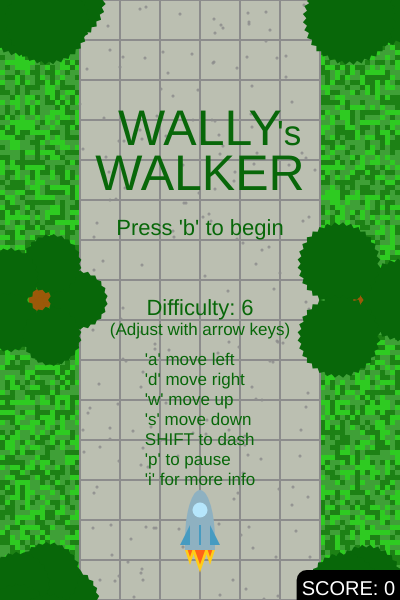
Frame 1 (no input)
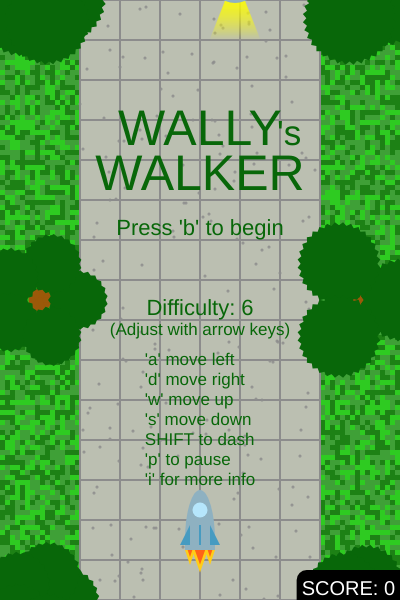
Frame 60 (no input)
Frame 120 (the mouse pressed at the canvas centre since frame 60): identical to frame 60, image omitted

The p5.js sketch that drew these frames (run headless with seeded random() and noise() and a simulated clock; from frame 60 on, the mouse is pressed at the canvas centre):

// p5.js sketch
// ── sketch.js
let debugFloat;
//Manage cheats and related
let cheats = false; //Prevents a collision from ending game
const codes = [ //All the cheatcodes to enable certain effects
  ['h', 'e', 'l', 'p'],
  ['s', 't', 'o', 'r', 'm'],
  ['l', 'a', 's', 'e', 'r'],
  ['s', 't', 'r', 'o', 'b', 'e'],
  ['a', 'r', 'r', 'o', 'w'],
  ['d', 'o', 'n', 'e'],
  ['b', 'u', 'b', 'b', 'l', 'e'],
  ['c', 'h', 'e', 'c', 'k', 'e', 'r', 's'],
  ['s', 'm', 'a', 'l', 'l'],
  ['h', 'o', 'l', 'e', 's'],
  ['c', 'h', 'e', 's', 's'],
  ['a', 'u', 't', 'o']
];
let cheatCodeCounters = new Array(codes.length); //Counters for how many letters of each above cheat code have been entered in succession
let cheatCodeEffects = new Array(codes.length); //Keeps track of which effects have been activated
let bubble = false;  //Assist bubble effect toggling
let oldTarget = 99; //Determines the pedestrian auto-pilot target

//Initialise movement variables
const speed = 5;
let scrollRate = 0;

//Initialise game-flow variables
let difficulty = 6; //Set number of pedestrians on-screen
let initialDifficulty; //recorded to switch back to when 'storm' cheat turned off
let score = 0; //Track number of yellow stars picked up & asteroids shot
let highScore = 0; //Track best score across multiple restarts (not re-runs)

//Manage game-state and overlays
let textStartY = 150; //Control scrolling on info screen
let titleColour; //Depending on stage, use black or white for titles
let gameInfo = false;
let gameStarted = false; //Variable to control initial play
let gameStartUp = false; //Variable to start movement initially
let gamePaused = false; //Variable to stop/start movement
let gameOver = false; //Variable to stop movement and tint red
let gameWon = false; //Variable to display Done screen
let gameContinued = false; //Variable to remove Done screen and keep going

//Manage specifically end of game animation overlay
let explosionRadius = 15;
let gameOverQuantity = 1;
let framesSinceGameOver;

//Track chosen framerate
let frameRateSelected = 60;

//Initialise grass and related
let grassWidth = 5;
let grassColour = ["#3FA037", "#1D8115", "#2ECB21"]; //Colour: 3 different shades of green
let grass; //Array: of rows, with columns, with x,y,colour

//Initialise pavement and related
const pavementWidth = 40;
let pavementColour = ["#BBBFB1", "#8C8C8C"]; //Colour: Light gray and Dark gray
let pavement; //Array: of rows, with columns, with x,y
let pavementSpecks; //Array: of 200 particles with x,y
let bubbleSize = 1.4; //Value for size of bubble pavement
let patterning = 1; //Used for chess, checkers and strobe effects

//Initialise trees and related
let treeColour = ["#9B5909", "#086709"]; //Colour: Trunk brown, Leaf green
let trees; //Array: of rows, with columns, with x,y,velocityX,velocityY,scale,bulbs,radius
let jitter = 0; //When enabled, places trees in imperfect rows for style

//Initialise player and related
let player = new Array(12); //Array: with x,y,velocityX,velocityY,height,width
let flameColour = ["#FFCD17", "#FF6517", "#06CECC"];
// let window = true; //Control whether to draw window (depending on size)
let bullet = new Array(9); //Manage bullet charactistics
let charging = false; //Manage size of bullet
// let portal = new int[2][3]; //Manage animation for player dash
let portal = new Array(2);
for (let i = 0; i < portal.length; i++) {
  portal[i] = new Array(3);
}
let crosshairMax = 15; //Value for drawing teleport crosshair
let crosshairMin = 7; //Value for drawing teleport crosshair
let targeting = false;
let teleportNow = false;

//Initialise pedestrians and related
let pedestrianColour = ["#818181", "#AAAAAA", "#797979"]; //Colour: 3 different shades of grey
let pedestrianFlameColour = ["#FFCD17", "#F2822C"];
let pedestrians; //Array: of 6 pedestrians with x,y,width,speed,colour
let pedestrianWidthMultiplier = 1; //Increases size based on score
let maxPedestrianWidth; //Introduce maximum regardless of score

//Initialise powerup and related
let powerupRadius = 20;
let powerupColour = ["#CECB06", "#08CE06", "#06CECC", "#FF0000"]; //Colour: Bright Lightning yellow, Fluro-green, Electric blue, Red
let powerups; //Array: of 3 powerup objects, with x,y,eatenStatus,colour
let powerupSlow = 0; //Countdown, effect is active while >0
let powerupShield = 0; //Countdown, effect is active while >0
let powerupSmall = -1; //Countdown, effect is active while >0
let luck;

function setup() {
  createCanvas(400, 600);
  //Populate arrays
  populateGrass();
  populatePavement();
  populatePavementSpecks();
  populateTrees();
  populatePlayer();
  populatePedestrians();
  populatePowerups();
}

function draw() {
  // console.log(frameRate);
  //Draw major game components
  drawGrass();
  drawPavement();
  drawPavementSpecks();
  managePowerups();
  managePlayer();
  managePedestrians();
  manageTrees();
  //Manage game flow
  manageGameState();
  managePowerupBars();
  manageCheatcodes();
  manageColourScheme();
  manageOverlays();
  drawScore();
  //Debug
  if (debugFloat != 0) text(debugFloat, width/2, height/2);
}

function populateGrass() {
  //Populate grass array
  // grass = new int[height/grassWidth + 1][width/grassWidth][3];
  grass = new Array(height/grassWidth + 1);
  for (let i = 0; i < grass.length; i++) {
    grass[i] = new Array(width/grassWidth);
    for (let j = 0; j < grass[i].length; j++) {
      grass[i][j] = new Array(3);
      grass[i][j][0] = j*grassWidth; //x-value
      grass[i][j][1] = i*grassWidth; //y-value
      grass[i][j][2] = Math.floor(random(grassColour.length)); //colour-index
    }
  }
}

function populatePavement() {
  //Populate pavement array
  let pavementTotalWidth = ((width*3)/5);
  // pavement = new int[height/pavementWidth + 1][pavementTotalWidth/pavementWidth][3];
  pavement = new Array(height/pavementWidth + 1);
  //For pavement rows
  for (let i = 0; i < pavement.length; i++) {
    pavement[i] = new Array(pavementTotalWidth/pavementWidth);
    //For pavement columns
    for (let j = 0; j < pavement[i].length; j++) {
      pavement[i][j] = new Array(3);
      pavement[i][j][0] = width/5 + j * pavementWidth; //x-value
      pavement[i][j][1] = i * pavementWidth; //y-value
      pavement[i][j][2] = Math.floor(random(10)); //whether to draw or not when in holes mode
    }
  }
}

function populatePavementSpecks() {
  //Populate pavementSpecks array
  let numberOfSpecks = 200;
  // pavementSpecks = new int[numberOfSpecks][2];
  pavementSpecks = new Array(numberOfSpecks);
  //For each pavement speck
  for (let i = 0; i < pavementSpecks.length; i++) {
    pavementSpecks[i] = new Array(2);
    pavementSpecks[i][0] = Math.floor(random(width*1/5, width*4/5));//x-coord
    pavementSpecks[i][1] = Math.floor(random(height));//y-coord
  }
}

function populateTrees() {
  //Populate trees array
  let rowsOfTrees = 4;
  let columnsOfTrees = 2;
  // trees = new int[rowsOfTrees][columnsOfTrees][6];
  trees = new Array(rowsOfTrees);
  //For each row of trees
  for (let i = 0; i < trees.length; i++) {
    trees[i] = new Array(columnsOfTrees);
    //For each column of trees
    for (let j = 0; j < trees[i].length; j++) {
      trees[i][j] = new Array(6);
      trees[i][j][0] = width*(8*j+1)/10; //x-coord
      trees[i][j][1] = i*height/2; //y-coord
      trees[i][j][2] = Math.floor(random(10, 40)); //scale
      trees[i][j][3] = Math.floor(random(3, 7)); //bulbs
      trees[i][j][4] = Math.floor(random(20, 50)); //radius
      trees[i][j][5] = 0; 
    }
  }
}

function populatePlayer() {
  //Populate player array
  player[0] = width/2; //x-coord
  player[1] = height*9/10; //y-coord
  player[2] = 0; //velocityX
  player[3] = 0; //velocityY
  player[4] = width/10; //player width
  player[5] = Math.floor(height*(70/600.0)); //player height
  player[6] = player[4]; //saves initial width
  player[7] = player[5]; //saves initial height
  player[8] = player[0]; //teleport target x-coord
  player[9] = player[1]; //teleport target y-coord
  player[10] = 0; //teleport target velocityX
  player[11] = 0; //teleport target velocityY
  //Populate bullet array
  bullet[0] = 0;
  bullet[1] = -height; //start player's bullet out of view
  bullet[2] = 0;
  bullet[3] = 0;
  bullet[4] = 0;
  bullet[5] = 0;
  bullet[6] = 0;
  bullet[7] = 0;
  bullet[8] = 0;
}

function populatePedestrians() {
  //Populate pedestrians array
  // pedestrians = new int[difficulty][6];
  pedestrians = new Array(difficulty);
  //For each pedestrian
  for (let i = 0; i < pedestrians.length; i++) {
    pedestrians[i] = new Array(6);
    pedestrians[i][0] = 0;
    pedestrians[i][1] = 2*height; //Starting off the screen immediately activate's re-roll by managePedestrians()
    pedestrians[i][3] = 0;
    pedestrians[i][2] = 0;
    pedestrians[i][4] = 0;
    pedestrians[i][5] = 0;
  }
}

function populatePowerups() {
  //Populate powerups array
  let powerupQuantity = 3;
  // powerups = new int[powerupQuantity][4];
  powerups = new Array(powerupQuantity);
  //For each powerup (coke no sugar)
  for (let i = 0; i < powerups.length; i++) {
    powerups[i] = new Array(4);
    powerups[i][1] = -height; //y-coord
  }
}

function drawGrass() {
  background(grassColour[1]);
  //Iterate through each row of grass
  for (let i = 0; i < grass.length; i++) {
    //Iterate through each column of grass
    for (let j = 0; j < grass[i].length; j++) {
      //Draw grass (use a circle in bubble mode, a square elsewhere)
      noStroke();
      fill(grassColour[grass[i][j][2]]);
      if (bubble) {
        circle(grass[i][j][0], grass[i][j][1], grassWidth);
      } else {
        square(grass[i][j][0], grass[i][j][1], grassWidth);
      }
      //Increment downward by scrollRate
      grass[i][j][1] += scrollRate;
      //Re-roll at bottom (move to top)
      if (grass[i][j][1] >= height) {
        grass[i][j][1] = -grassWidth; //y-coord
        grass[i][j][2] = Math.floor(random(grassColour.length)); //colour
      }
    }
  }
}

function drawPavement() {
  //When in chessboard mode, draw the black tiles
  if (cheatCodeEffects[10]) {
    fill("#000000");
    rect(width/5, 0, width*3/5, height);
  }
  //Iterate through each row of pavers
  for (let i = 0; i < pavement.length; i++) {
    //Iterate through each column of pavers
    for (let j = 0; j < pavement[i].length; j++) {
      //Draw pavement
      let coolPatterns = [2, 3, 6, 6]; //list of integers that create interesting patterns in strobe mode
      if (frameCount % 4 == 0 && scrollRate != 0) { //reroll patterning value every couple of frames (only used in strobe)
        patterning = (cheatCodeEffects[3]) ? coolPatterns[Math.floor(random(4))] : (cheatCodeEffects[7]) ? 2 : 1;
      }
      fill(pavementColour[0]);
      stroke(pavementColour[1]);
      strokeWeight(2);
      //determine whether to draw a tile in holes mode (using random generated value for each paver)
      let drawTile = (cheatCodeEffects[9]) ? (pavement[i][j][2] > 5) : true;
      //if drawTile is true, and if the tile's x and y positions fit the patterning value, draw the tile
      if (((j%patterning == 0 && i%patterning == 0) || (j%patterning == 1 && i%patterning == 1)) && drawTile) {
        //use a circle in bubble mode, otherwise use a square
        if (bubble) {
          circle(pavement[i][j][0] + pavementWidth/2, pavement[i][j][1] + pavementWidth/2, pavementWidth * bubbleSize);
          noFill();
        } else {
          square(pavement[i][j][0], pavement[i][j][1], pavementWidth);
        }
      }
      //Increment downward by scrollRate (evaluates to zero when scrolling is false, used throughout)
      pavement[i][j][1] += scrollRate;
      //Re-roll at bottom (move to top)
      if (pavement[i][j][1] >= height) {
        pavement[i][j][1] = -pavementWidth; //y-coord
        pavement[i][j][2] = Math.floor(random(10)); //holes random value
      }
    }
  }
}

function drawPavementSpecks() {
  //Iterate through each speck
  for (let i = 0; i < pavementSpecks.length; i++) {
    //Draw speck
    stroke(pavementColour[1]);
    circle(pavementSpecks[i][0], pavementSpecks[i][1], 1);
    //Increment downward by scrollRate
    pavementSpecks[i][1] += scrollRate;
    //Re-roll at bottom (move to top)
    if (pavementSpecks[i][1] >= height) {
      pavementSpecks[i][1] = -1; //y-coord
    }
  }
}

function manageTrees() {
  //Iterate through each row of trees
  for (let i = 0; i < trees.length; i++) {
    //Iterate through each column of trees
    for (let j = 0; j < trees[i].length; j++) {
      //Draw the tree by handing values to drawTree function
      drawTree(
        trees[i][j][0], trees[i][j][1] + trees[i][j][5],
        trees[i][j][2], trees[i][j][4], 
        trees[i][j][3]
        );
      //Increment downward by scrollRate
      trees[i][j][1] += scrollRate; //y-coord
      //Re-roll at bottom (move to top)
      if (trees[i][j][1] >= 4*height/3) {
        trees[i][j][1] = -height/3; //y-coord
        trees[i][j][2] = Math.floor(random(10, 40)); //scale
        trees[i][j][3] = Math.floor(random(3, 10)); //bulbs
        trees[i][j][4] = Math.floor(random(10, 80)); //branch radius
        trees[i][j][5] = Math.floor(random(-jitter, jitter)); //y-jitter
      }
    }
  }
}

function drawTree(x, y, scale, radius, bulbs) {
  //Draw trunk
  fill(treeColour[0]);
  noStroke();
  circle(x, y, scale);
  //Repeat for each bulb
  for (let i = 0; i < bulbs; i++) {
    //Calculate positions of bulbs/branches
    const angle = (i / (float)(bulbs)) * 2 * PI;
    const branchEndX = x+radius*cos(angle);
    const branchEndY = y-radius*sin(angle);
    //Draw branch
    stroke(treeColour[0]);
    strokeWeight(5);
    line(x, y, branchEndX, branchEndY);
    //Draw bulb
    noStroke();
    fill(treeColour[1]);
    star(branchEndX, branchEndY, (scale*1.3), (scale*1.2), Math.floor(scale));
  }
}

function managePlayer() {
  movePlayer(); //Updates position with velocity as governed by WASD
  moveAutopilotPlayer(); //Teleports horizontally to aim at nearest pedestrian, in auto mode
  moveTeleportTarget(); //Updates position with velocity as governed by LEFT,RIGHT,UP,DOWN
  drawTeleportTarget(); //Draws a crosshair at the teleport target
  drawPortal(); //Draws portals when player dash teleports
  drawBullet(); //Draws a bullet when player shoots
  drawPlayer(player[0], player[1]); //Draws the actual player, a rocketship
}

function movePlayer() {
  //set velocity to zero if gameState is stopped
  if (scrollRate == 0) player[2] = player[3] = 0;
  //when in slowmotion powerup, double speed to compensate
  if (powerupSlow > 0) {
    if (abs(player[2]) == scrollRate) player[2] *= 2;
    if (abs(player[3]) == scrollRate) player[3] *= 2;
  }
  //add x&y velocities to x&y coords, so long as within boundaries of wally's walks
  player[0] = Math.floor(within(player[0] + player[2], width/5 + player[4]/2, width*4/5 - player[4]/2));
  player[1] = Math.floor(within(player[1] + player[3], 0 + player[5]/2, height - player[5]/2));
}

function moveAutopilotPlayer() {
  if (cheatCodeEffects[11]) {
    //Calculate closest pedestrian
    let maxY = 0;
    for (let i = 0; i < pedestrians.length; i++) maxY = max(maxY, (pedestrians[i][1] < player[1]) ? pedestrians[i][1] : 0);
    //Get the x position of that pedestrian and move player directly in line
    for (let i = 0; i < pedestrians.length; i++) {
      //if this pedestrian matches the one selected earlier, teleport
      if (pedestrians[i][1] == maxY) {
        //control animation
        let autopilotTeleport = false;
        if (player[0] != pedestrians[i][0]) autopilotTeleport = true;
        if (autopilotTeleport) setPortal(1);
        player[0] = Math.floor(within(pedestrians[i][0], width*1/5, width*4/5));
        if (autopilotTeleport) setPortal(0);
        //shoot (condition makes sure only one bullet is fired per pedestrian, otherwise reload time breaks autopilot
        if (oldTarget != i) {
          bullet[0] = player[0]; //bullet x-coord = player x-coord
          bullet[1] = player[1]; //bullet y-coord = player y-coord
          bullet[3] = -scrollRate * 4; //bullet velocity (4x speed in autopilot mode)
          bullet[4] = 1; //'boolean'ish to control whether bullet is active
          oldTarget = i; //note down which pedestrian this was
        }
      }
    }
  }
}

function moveTeleportTarget() {
  //set velocity to zero if gameState is stopped
  if (scrollRate == 0) player[2] = player[3] = 0;
  //add x&y velocities to x&y coords, so long as within boundaries of wally's walks
  player[8] = Math.floor(within(player[8] + player[10], width/5 + crosshairMax, width*4/5 - crosshairMax));
  player[9] = Math.floor(within(player[9] + player[11], crosshairMax, height - crosshairMax));
}

function drawTeleportTarget() {
  //when playing is aiming the teleport crosshairs, draw them. otherwise, keep the crosshair location = to player location
  if (targeting) {
    strokeWeight(10);
    stroke("#00FF00");
    fill("#FF0000");
    point(player[8], player[9]);
    strokeWeight(4);
    line(player[8]+crosshairMin, player[9]+crosshairMin, player[8]+crosshairMax, player[9]+crosshairMax);
    line(player[8]+crosshairMin, player[9]-crosshairMin, player[8]+crosshairMax, player[9]-crosshairMax);
    line(player[8]-crosshairMin, player[9]+crosshairMin, player[8]-crosshairMax, player[9]+crosshairMax);
    line(player[8]-crosshairMin, player[9]-crosshairMin, player[8]-crosshairMax, player[9]-crosshairMax);
    noStroke();
  } else {
    player[8] = player[0];
    player[9] = player[1];
  }
  //when player actually hits teleport, draw animation and change x&y coords of player, turn off targeting
  if (teleportNow) {
    setPortal(1);
    player[0] = player[8];
    player[1] = player[9];
    setPortal(0);
    targeting = false;
    teleportNow = false;
  }
}

//doesn't really follow the order but makes more sense here than at the end (called by keyRelease() )
function setPortal(i) {
  //sets one of two portal locations
  portal[i][0] = player[0]; //x-coord
  portal[i][1] = player[1] - 10; //y-coord
  portal[i][2] = i * 10; //frame-wise countdown for animation
}

function drawPortal() {
  //if the first portal's countdown is active, draw a star (starts small, grows)
  if (portal[0][2] < 10) {
    fill("#FF00FF80"); //transparent purple
    star(portal[0][0], portal[0][1], scrollRate * portal[0][2], scrollRate * 0.8 * portal[0][2], 7);
    portal[0][2]++; //increase size
  }
  //if second portal's countdown is active, draw a star (starts big, shrinks)
  if (portal[1][2] > 0) {
    fill("#FF00FF80"); //transparent purple
    star(portal[1][0], portal[1][1], scrollRate * portal[1][2], scrollRate * 0.8 * portal[1][2], 7);
    portal[1][2]--; //decrease size
  }
}

//out of order again but makes more sense here, called by keyRelease()
function dashPlayer() {
  //Only if game moving
  if (scrollRate != 0) {
    //Draw exit portal
    setPortal(1);
    //Move player, depending on current velocity (if not moving, dash forward
    if (player[2] == 0 && player[3] == 0) {
      player[1] = max(player[1] - 30 * scrollRate, 0 + player[5]);
    } else {
      //otherwise, dash in direction of movement
      player[0] = Math.floor(within(player[0] + player[2] * 20, width/5 + player[4], width*4/5 - player[4]));
      player[1] = Math.floor(within(player[1] + player[3] * 20, 0 + player[5], height - player[5]));
    }
    //Draw entry portal
    setPortal(0);
  }
}

//Out of the order again but makes more sense here, called by keyRelease()
function shootBullet() {
  //Only allow shooting if bullet has travelled full screen (or hit something) and gameState is moving
  if (bullet[1] <= 0 && scrollRate != 0) {
    bullet[0] = player[0]; //x-coord
    bullet[1] = player[1]; //y-coord
    bullet[3] = -scrollRate * 2; //velocity
    bullet[4] = 1; //tracks whether to draw bullet or not (0 if it collides with something)
  }
}

function drawBullet() {
  //Increase bullet size while charging
  if (charging && scrollRate != 0) {
    bullet[8]++;
  }
  //If laser cheatcode enabled, draw a laser
  if (cheatCodeEffects[2]) {
    strokeWeight(max(20, bullet[8])/4);
    stroke(255, 0, 0);
    line(player[0], player[1], player[0], 0);
  } else {
    //Otherwise, if visible (that's what bullet[4] tracks) draw a normal bullet
    if (bullet[4] == 1) {
      //Change the colour of bullet depending on y-coord, for flash effect
      if (bullet[1]/30%2==0) {
        fill("#96A7AF");
      } else {
        fill("#B5E6FC");
      }
      //Actually draw the bullet circle (minimum size is 20)
      circle(bullet[0], bullet[1], max(20, bullet[8]));
    }
    //Draw shrinking explosion on collision sites (collision coords and frames stored in bullet array)
    if (bullet[7] > 0) {
      drawExplosion(bullet[5], bullet[6], bullet[7]*5, 7);
      bullet[7]--; //framecount for animation
    }
    //Move the bullet by it's velocity
    if (scrollRate != 0) {
      bullet[0] += bullet[2]; //Increase bullet X by bullet X velocity
      bullet[1] += bullet[3]; //Increase bullet Y by bullet Y velocity
    }
  }
}

function drawPlayer(x, y) {
  //calculate size of body (accounts for size changes)
  let bodyWidth = Math.floor(player[4] * 3.0/4);
  let bodyHeight = Math.floor(player[5] * 5.0/7);
  let bodyFactor = Math.floor(30.0/bodyWidth);
  noStroke();
  //Flames
  drawPlayerFlame(x, y, bodyWidth, bodyHeight, bodyFactor);
  //Main body:
  //Admittedly gross line, but replaces a bulky chunk of code, picks rocket body colour
  fill((powerupSmall > 0 && powerupSmall < 40 && frameCount/5%2==0 && !cheatCodeEffects[8] && scrollRate != 0) ? "#FFFFFF" : (cheats) ? "#BF1111" : "#8EB1C1");
  //^^if powerupSmall is running out, flash rocket white every few frames, otherwise if cheats are on use red, otherwise use steel blue
  //Decide the structure of the rocket (bubble and small mean some detail won't be drawn)
  if (bubble) {
    //Draw lots of circles to make an oval
    for (let i = 0; i < player[5] - bodyHeight*2/3; i++) {
      circle(x, y - i, bodyHeight*2/3);
    }
  } else {
    //Draw a pointy rocket ship arc
    arc(x, y, bodyWidth, bodyHeight * 2, -PI, 0, CLOSE);
    rect(x-bodyWidth/2, y, bodyWidth, bodyHeight/5);
    if (player[4] >= player[6]) { //if rocket is not in small mode, draw all the extra details (fins, window)
      //Fins
      fill("#469BC1"); //Colour: Steel-blue
      let finHeight = height/60;
      let finWidth = width/40;
      let finStart = -width/40;
      triangle(x-finStart, y-5-finHeight, x-finStart, y+5, x-finStart+finWidth, y+5);
      triangle(x+finStart, y-5-finHeight, x+finStart, y+5, x+finStart-finWidth, y+5);
      rect(x-1, y-15, 2, 20);
      //Window: Determine fill colour on whether bullet is reloaded
      fill((bullet[1] <= 0) ? "#B5E6FC" : "#FFFFFF");
      circle(x, y-30, 15);
    }
  }
  //Shield
  if (powerupShield > 0) { //If powerupShield is active, draw a shield around the player,
    fill((powerupShield < 90 && frameCount/10%2==0) ? "#0000FF00" : "#6000FF00"); //Flash when running out
    ellipse(x, y-5, player[4] * 2.375, player[5] * 1.35);
  }
}

function drawPlayerFlame(x, y, bodyWidth, bodyHeight, bodyFactor) {
  //calculate where the flames start (initial because the two layers of flames are drawn by changing the base)
  let initialFlameBaseY = (bodyFactor == 0) ? y : y + height/60/bodyFactor;
  //Draw two layers of flames using fairly ugly loop: loops through twice with the two colours of flames
  for (let flameBaseY = initialFlameBaseY; flameBaseY >= initialFlameBaseY - height/75; flameBaseY-=height/75) {
    //Calculate some flame positions
    let minorFlameEndY = flameBaseY + height/40 - player[3];
    let majorFlameEndY = flameBaseY + 3*height/80 - player[3];
    //Determine flame colour
    fill((flameBaseY == initialFlameBaseY) ? flameColour[0] : (powerupSlow > 0) ? flameColour[2] : flameColour[1]);
    //Determine flame shape
    if (bubble) {
      //Draw thick lines
      if (bodyFactor == 1) { //Only draw peripheral flames if body is full-sized
        stroke(flameColour[0]);
        strokeWeight(player[4]/4);
        line(x-5, y, x-5-player[2]/bodyFactor, minorFlameEndY);
        line(x+5, y, x+5-player[2]/bodyFactor, minorFlameEndY);
        noStroke();
      }
      //Draw main flame
      stroke(flameColour[1]);
      strokeWeight(player[4]/4);
      line(x, y, x-player[2]/bodyFactor, majorFlameEndY);
      noStroke();
    } else {
      //Draw actual triangles
      if (bodyFactor == 1) { //Only draw peripheral flames if body is full-sized
        triangle(x-bodyWidth/2, flameBaseY, x-5, flameBaseY, x-10-player[2]/bodyFactor, minorFlameEndY);
        triangle(x+bodyWidth/2, flameBaseY, x+5, flameBaseY, x+10-player[2]/bodyFactor, minorFlameEndY);
      }
      //Draw main flame
      triangle(x-8*bodyWidth/30.0, flameBaseY, x+8*bodyWidth/30.0, flameBaseY, x-player[2], majorFlameEndY);
    }
  }
}

function managePedestrians() {
  //Iterate through each of 6 pedestrians
  for (let i = 0; i < pedestrians.length; i++) {
    //Draw pedestrian
    drawPedestrian(
      pedestrians[i][0], pedestrians[i][1], //x,y
      pedestrians[i][2], pedestrians[i][4], //diameter, colourIndex
      pedestrians[i][5] //Random 0-9 (for special pedestrian draw)
      );
    //Increment downward by individual pedestrian's speed
    if (scrollRate != 0) pedestrians[i][1] += pedestrians[i][3];
    //Re-roll at bottom (move to top)
    if (pedestrians[i][1] - pedestrians[i][2] > height) {
      pedestrianWidthMultiplier = min(2, 1 + score/20.0); //increase average pedestrian size with score, cap at double size
      maxPedestrianWidth = pedestrianWidthMultiplier * width/16; //calculate the biggest a pedestrian can be (ufo will always have this width)
      const pedestrianWidth = Math.floor(random(pedestrianWidthMultiplier * width/40, maxPedestrianWidth)); //calculate a random width for this particular pedestrian
      pedestrians[i][0] = Math.floor(random(width*1/5 + pedestrianWidth, width*4/5 - pedestrianWidth)); //x-coord
      pedestrians[i][1] = Math.floor(random(-height, -pedestrianWidth)); //y-coord
      pedestrians[i][2] = pedestrianWidth; //width
      pedestrians[i][3] = Math.floor(random(scrollRate+1, 10)); //speed
      pedestrians[i][4] = Math.floor(random(pedestrianColour.length)); //colour
      pedestrians[i][5] = Math.floor(random(10)); //chance value for specialPedestrian (will be a UFO if this number is greater  than 7)
    }
    //Up-size the special UFO pedestrians to full size
    if (pedestrians[i][5] > 7) {
      pedestrians[i][2] = Math.floor(maxPedestrianWidth);
    }
    //Handle collisions (By checking position with four different booleans, and acting when all are true)
    let collision = determineCollision(
      pedestrians[i][0], pedestrians[i][1], pedestrians[i][2], pedestrians[i][2],
      player[0], player[1], player[4], player[5]
      );
    //End game if condition met: collision has just occurred and both shield and cheats are inactive
    if (collision && powerupShield <= 0 && !cheats) {
      gameOver = true; //displays game over screen and stops movement
      targeting = false; //makes sure teleport crosshairs are not visible
      managePlayerExplosion((player[0] + pedestrians[i][0])/2, (player[1] + pedestrians[i][1])/2); //draws explosion animation
    }
    //Handle near miss between player and pedestrian
    let nearMiss = determineCollision(
      pedestrians[i][0], pedestrians[i][1], Math.floor(pedestrians[i][2] * 2), Math.floor(pedestrians[i][2] * 1.5),
      player[0], player[1], player[4], player[5]
      );
    //Animation if nearMiss (little star like spark flying)
    if (nearMiss && !collision) {
      fill("#FFFFFF");
      star((player[0] + pedestrians[i][0])/2, (player[1] + pedestrians[i][1])/2, 20, 5, 4);
    }
    //Handle collision with bullet
    let shot = false;
    //if laser is active, pedestrians are 'shot' if just the x value matches up
    if (cheatCodeEffects[2]) {
      shot = dist(pedestrians[i][0], 0, player[0], 0) < (bullet[8]/4 + pedestrians[i][2])/2 && pedestrians[i][1] > 100;
    }
    //otherwise, if the bullet is normal and has been fired, pedestrians are 'shot if x and y values are near
    else if (bullet[4] == 1) {
      shot = dist(pedestrians[i][0], pedestrians[i][1], bullet[0], bullet[1]) < max(20, bullet[8]/2);
    }
    //Remove pedestrian if bullet collides with it
    if (shot) {
      //Just draw the animation if laser is active
      if (cheatCodeEffects[2]) {
        drawExplosion(pedestrians[i][0], pedestrians[i][1], 25, 7);
      } else {
        //If not a laser, manage bullet
        if (!cheatCodeEffects[4]) bullet[1] = -height; //Reset bullet y
        if (!cheatCodeEffects[4]) bullet[4] = 0; //Reset bullet velocity y
        bullet[5] = pedestrians[i][0]; //Multi-frame explosion location x
        bullet[6] = pedestrians[i][1]; //Multi-frame explosion location y
        bullet[7] = 10; //Set frame countdown for multi-frame explosion
        if (!cheatCodeEffects[4]) bullet[8] = 20; //Reset bullet charge size
        if (!cheatCodeEffects[4] || (cheatCodeEffects[4] && bullet[1] > 0)) score++; //Add a point
      }
      pedestrians[i][1] = 2 * height; //Re-roll shot pedestrian
    }
  }
}

function drawPedestrian(x, y, diameter, colourIndex, random) {
  //Draw pedestrian
  noStroke();
  //if random value is bigger than 7 (out of 10), draw a UFO instead
  if (random > 7 && !bubble) {
    drawPedestrianSpecial(x, y, diameter);
  } else {
    //otherwise, draw a normal asteroid
    y -= diameter/2;
    drawPedestrianFlames(x, y, diameter+10, y-diameter*2, y-diameter*4, diameter);
    // console.log(colourIndex);
    // console.log(pedestrianColour[colourIndex]);
    fill(pedestrianColour[colourIndex]);
    // fill("#ff0000");
    star(x, y+diameter/2, diameter, diameter*0.9, 10);
  }
}

function drawPedestrianFlames(baseX, baseY, baseWidth, minorEndY, majorEndY, gap) {
  //if bubble mode is on, draw thick lines as flames
  if (bubble) {
    stroke(flameColour[0]);
    strokeWeight(max(-baseWidth/2, baseWidth/2));
    line(baseX-baseWidth/3, baseY, baseX-baseWidth/3, minorEndY);
    line(baseX+baseWidth/3, baseY, baseX+baseWidth/3, minorEndY);
    stroke(flameColour[1]);
    line(baseX, baseY, baseX, majorEndY);
    noStroke();
  }
  //otherwise, draw triangles
  else {
    //Outer flames
    fill(pedestrianFlameColour[0]); //Colour: Yellow
    triangle(baseX+baseWidth/2, baseY, baseX, baseY, baseX+baseWidth/4, minorEndY);
    triangle(baseX-baseWidth/2, baseY, baseX, baseY, baseX-baseWidth/4, minorEndY);
    triangle(baseX-baseWidth/4, baseY, baseX+baseWidth/4, baseY, baseX, majorEndY);
    //Adjust for inner flames
    baseY+= gap;
    minorEndY += gap;
    majorEndY += gap;
    //Inner flames
    fill(pedestrianFlameColour[1]);
    triangle(baseX+baseWidth/2, baseY, baseX, baseY, baseX+baseWidth/4, minorEndY);
    triangle(baseX-baseWidth/2, baseY, baseX, baseY, baseX-baseWidth/4, minorEndY);
    triangle(baseX-baseWidth/4, baseY, baseX+baseWidth/4, baseY, baseX, majorEndY + gap);
  }
}

function drawPedestrianSpecial(x, y, diameter) {
  //Draw super cool light beam (with gradient transparency and increasing width)
  strokeWeight(2);
  let beamHeight = 5 * diameter / 2;
  let beamWidth1 = 0;
  let beamWidth2 = diameter * 2;
  for (let i = y; i <= y+beamHeight; i++) {
    //reminder: map converts a value within a range to a comparable value in a different range (like rescaling)
    let brightness = map(i, y, y+beamHeight, 255, 0); //convert progress in loop to a transparency alpha value
    let currentWidth = map(i, y, y+beamHeight, beamWidth1, beamWidth2); //convert progress in loop to beam width
    stroke(255, 255, 0, brightness);
    line(x-currentWidth/2, i, x+currentWidth/2, i);
  }
  //Draw main UFO body (grey disc,
  fill("#8EB1C1");
  circle(x, y, diameter*2);
  fill(0, 255, 255);
  circle(x, y, diameter);
  //Draw green light bulbs on UFO
  fill(0, 255, 0);
  let lights = 8;
  for (let i = 0; i < lights; i++) {
    //Calculate positions of UFO lights
    let angle = (i / (1.0 * lights)) * 2 * PI;
    let lightX = x+(diameter/2+diameter/4)*cos(angle);
    let lightY = y-(diameter/2+diameter/4)*sin(angle);
    //Draw a green circle
    circle(lightX, lightY, diameter/5.0);
  }
}

function managePlayerExplosion(x, y) {
  //Draw player death explosion (number of points increases with size)
  let points = min(explosionRadius/7, 7);
  drawExplosion(x, y, explosionRadius, points);
  //Increase size of explosion (up to a certain size)
  if (explosionRadius <= 70) explosionRadius *= 1.15;
}

function drawExplosion(x, y, size, points) {
  //Draw three stars of decreasing size on top of each other and increasing redness
  fill(flameColour[0]);
  star(x, y, size, size/2, points);
  fill(flameColour[1]);
  star(x, y, size*7/10, size*7/20, points);
  fill("#FF0000");
  star(x, y, size*3/10, size*3/20, points);
}

function managePowerups() {
  //Iterate through each of 3 powerup stars
  for (let i = 0; i < powerups.length; i++) {
    //Draw powerup if not eaten yet
    if (powerups[i][2] == 0) drawPowerup(powerups[i][0], powerups[i][1], powerups[i][3]);
    //Increment downward by scrollRate
    powerups[i][1] += scrollRate;
    //Re-roll at bottom (move to top)
    if (powerups[i][1] - powerupRadius >= height) {
      powerups[i][0] = Math.floor(random(width*1/5 + 2 * powerupRadius, width*4/5 - 2 * powerupRadius)); //x-coord
      powerups[i][1] = -powerupRadius; //y-coord
      powerups[i][2] = 0; //picked up or not
      powerups[i][3] = Math.floor(random(powerupColour.length)); //colour
    }
    //Handle collisions (By checking position with four different booleans, and acting when all are true)
    let collision = determineCollision(
      powerups[i][0], powerups[i][1], powerups[i][2], powerups[i][2],
      player[0], player[1], player[4], player[5]
      );
    //If there is a collision (i.e. the player picks up a powerup, determine which effect to apply
    if (collision) {
      //If a yellow star: Give player a point
      if (powerups[i][3] == 0 && powerups[i][2] == 0) score++;
      //If a green star: Activate shield
      if (powerups[i][3] == 1) powerupShield = 240;
      //If a blue star: Activate time-slow
      if (powerups[i][3] == 2) powerupSlow = 180;
      //If a red star: Change player size (Big/Small depends on luck)
      if (powerupSmall <= 0) luck = random(1); //Re-roll luck for size-change, but only once:
      //^this way, if the player picks up more red stars before the powerup runs out, they just increase their time, no risk
      if (powerups[i][3] == 3) powerupSmall = 180;
      //Register this powerup as being consumed (Resets during re-roll at bottom of screen)
      powerups[i][2] = 1;
    }
    //While powerupSlow is positive, reduce frameRate to 30 frames
    frameRateSelected = (powerupSlow > 0) ? 30 : 60;
    frameRate(frameRateSelected);
    //While powerupShield is positive, prevent game from ending
    if (powerupShield > 0) gameOver = false;
    //Control size based on powerupSmall and luck (where player[4]&[5] are current x&y dimensions, and [6]&[7] are original x&y dimensions
    player[4] = (powerupSmall < 0) ? player[6] : (luck >= 0.2) ? player[6]/2 : player[6];
    player[5] = (powerupSmall < 0) ? player[7] : (luck >= 0.2) ? player[7]/2 : Math.floor(player[7]*1.5);
  }
  //Each frame, deduct one from the respective timers (measured in frames not seconds) for each powerup
  if (scrollRate != 0) {
    powerupSlow--;
    powerupShield--;
    if (!cheatCodeEffects[8]) powerupSmall--; //Don't deduct when cheatCode SMALL is active
  }
}

function drawPowerup(x, y, colourIndex) {
  //Draw powerup
  fill(powerupColour[colourIndex]);
  noStroke();
  star(x, y, powerupRadius, powerupRadius/2, 5);
}

function manageGameState() {
  //Manage game startup, triggered by 'b' key
  if (gameStartUp) {
    //Record difficulty
    if (difficulty != 99) initialDifficulty = difficulty;
    //Set game states
    gameStarted = true;
    gameInfo = gameWon = gameContinued = gameStartUp = gameOver = false;
    //Manage specific gameover state controls
    framesSinceGameOver = 0;
    gameOverQuantity = 1;
    explosionRadius = 15;
    //Enable motion
    scrollRate = speed;
    //Disable residual cheats/powerups (important for restarts)
    cheatCodeEffects[2] = false; //Turn off laser
    cheatCodeEffects[9] = false; //Turn off holes
    powerupSlow = powerupShield = powerupSmall = -1;
    //Revert player, bullet, pedestrian & powerup positions
    player[0] = width/2;
    player[1] = height*9/10;
    bullet[1] = -height * 10;
    for (let i = 0; i < pedestrians.length; i++) pedestrians[i][1] = 2*height;
    for (let i = 0; i < powerups.length; i++) {
      powerups[i][0] = Math.floor(random(width*1/5, width*4/5)); //x-coord
      powerups[i][1] = Math.floor(random(-height, 0)); //y-coord
    }
    //Final preparations
    revertColourScheme();
    score = 0;
    populatePedestrians();
  }
  if (gameOver || gamePaused) {
    //Stop motion
    scrollRate = 0;
    //Disable time-slow
    powerupSlow = 0;
  }
  //Control game win
  if (score >= 25 && !gameWon && scrollRate != 0) gameWon = cheats = true;
  //Control grass size
  grassWidth = (bubble) ? 20 : 5;
}

//out of the order here, but makes more sense to me (called by keyPressed())
function returnToMenu() {
  setup();
  gameStarted = false;
  gameOver = false;
  highScore = score = 0;
}

function managePowerupBars() {
  let barY = 580;
  //Draw three bars, reducing y for the next bar only if it was drawn (so they stack nicely)
  if (powerupSlow > 0) {
    drawBar(20, barY, 100, powerupSlow, 180, "#06CECC");
    barY -= 30;
  }
  if (powerupSmall > 0) {
    drawBar(20, barY, 100, powerupSmall, 180, "#FF0000");
    barY -= 30;
  }
  if (powerupShield > 0) {
    drawBar(20, barY, 100, powerupShield, 240, "#00FF00");
  }
  //just incase, a noStroke so following visuals are unaffected
  noStroke();
}

function drawBar(x, y, lengthX, current, max, barColour) {
  //Draw full bar backdrop
  stroke(255);
  strokeWeight(20);
  line(x, y, x + lengthX, y);
  //Draw representative bar in foreground (never bigger than backdrop)
  stroke(barColour);
  strokeWeight(10);
  line(x, y, x + min(max, lengthX*((1.0 * current)/max)), y);
}

function manageCheatcodes() {
  //Go through each code and enable relevant effects
  for (let i = 0; i < codes.length; i++ ) {
    if (cheatCodeCounters[i] == codes[i].length) {
      //Toggle effect and reset counter
      cheatCodeEffects[i] = !cheatCodeEffects[i];
      cheatCodeCounters[i] = 0;
    }
  }
  //some cheat codes are more complex (i.e. aren't controlled by just a boolean):
  manageSpecificCheatCodes();
}

function manageSpecificCheatCodes() {
  //Manage help cheatcode
  if (cheatCodeEffects[0]) for (let i = 0; i < pedestrians.length; i++) pedestrians[i][1] = -Math.floor(random(height, height * 2));
  //Manage storm cheatcode
  if (cheatCodeEffects[1]) {
    if (difficulty == 99) difficulty = initialDifficulty;
    else difficulty = 99;
    populatePedestrians();
  }
  //Manage done cheatcode
  if (cheatCodeEffects[5] && scrollRate != 0) score = 999999999;
  //Manage bubble cheatcode (doesn't fit well into the loop cheatcode structure)
  if (cheatCodeEffects[6]) {
    bubble = !bubble;
    cheatCodeEffects[7] = (bubble) ? true : false;
    grassWidth = (bubble) ? 20 : 5;
    populateGrass();
  }
  //Manage small cheatcode
  if (cheatCodeEffects[8]) {
    luck = 1;
    powerupSmall = 1;
  }
  //Manage chess cheatcode
  if (cheatCodeEffects[10]) {
    pavementColour[0] = "#FFFFFF";
    cheatCodeEffects[7] = true;
  }
  //Disable one-pulse cheat codes: bubble (sort of), done, storm, help
  cheatCodeEffects[6] = cheatCodeEffects[5] = cheatCodeEffects[1] = cheatCodeEffects[0] = false;
}

function manageOverlays() {
  //Draw all the different overlays, with careful conditionals to stop multiple overlays ever being drawn together
  textAlign(CENTER);
  if (!gameStarted) drawGameStartScreen();
  if (gameOver) drawGameOverScreen();
  if (gamePaused && !(gameWon && !gameContinued) && !gameOver) drawPauseScreen();
  if (gameWon && !gameContinued) drawWinScreen();
  if (gameInfo) drawInfoScreen();
  // if (frameCount < frameRateSelected * 2) drawLoadingScreen(); //draw cute faux loading bar for the first 2 seconds of runtime
}

function drawGameStartScreen() {
  //Make sure pavement is displaying right at menu
  cheatCodeEffects[9] = false;
  //Display main title (with small font s for style's sake)
  let topTextY = 145;
  textSize(50);
  text("WALLY", width/2, topTextY);
  textAlign(LEFT);
  let textWallyWidth = textWidth("WALLY");
  textSize(35);
  text("'s", width/2+textWallyWidth/2-5, topTextY);
  textAlign(CENTER);
  textSize(50);
  text("WALKER", width/2, topTextY + 45);
  textSize(22);
  //Display instructions
  text("Press 'b' to begin", width/2, topTextY + 90);
  text("Difficulty: " + difficulty, width/2, topTextY + 170);
  textSize(17);
  text("(Adjust with arrow keys)", width/2, topTextY + 190);
  let longestLine = textWidth("'i' for more info");
  let leftAlignment = width/2 - longestLine/2;
  textAlign(LEFT);
  let body = [
    "'a' move left",
    "'d' move right",
    "'w' move up",
    "'s' move down",
    "SHIFT to dash",
    "'p' to pause",
    "'i' for more info"
  ];
  for (let i = 0; i < body.length; i++) text(body[i], leftAlignment, topTextY + 220 + i * 20);
  //^the body array is printed by this loop
}

function drawGameOverScreen() {
  //set initial locaiton of gameOver text (it moves later)
  let gameOverX = width/2;
  let gameOverY = height*2/5;
  framesSinceGameOver++; //counter controls how far it moves
  //Calculate highScore
  highScore = max(score, highScore);
  //Display end screen
  fill(255, 0, 0, 60);
  rect(0, 0, width, height);
  //Display game over animation (at certain framesSinceGameOver milestones, another set of gameOver text appears, moving diagonally down/right. 
  if (framesSinceGameOver > 60) fill("#FF0000");
  else fill(titleColour);
  textSize(45);
  for (let i = 0; i < gameOverQuantity; i++) text("GAME OVER", gameOverX + i, gameOverY + i);
  if (framesSinceGameOver > 70) {
    for (let i = 0; i < gameOverQuantity - 70; i++) text("GAME OVER", gameOverX - 100 + i, gameOverY - 220 + i);
  }
  if (framesSinceGameOver > 80) {
    for (let i = 0; i < gameOverQuantity - 80; i++) text("GAME OVER", gameOverX - 300 + i, gameOverY - 100 + i);
  }
  if (framesSinceGameOver > 60 && gameOverQuantity < 500) {
    gameOverQuantity *= 1.2;
    fill("#FF0000");
  }
  //Display instructions
  fill(titleColour);
  textSize(22);
  textAlign(CENTER);
  text("Press 'r' to restart", width/2, 260);
  text("Press 'm' for menu", width/2, 280);
  textAlign(CENTER);
  text("High Score: " + highScore, width/2, 400);
}

function drawPauseScreen() {
  //Display pause screen
  fill(titleColour);
  textSize(45);
  text("PAUSED", width/2, 240);
  textSize(22);
  text("Press 'p' to resume", width/2, 260);
}

function drawWinScreen() {
  //Display win screen
  fill(titleColour);
  textSize(45);
  text("YOU WIN!", width/2, 240);
  textSize(22);
  text("Press 'c' to keep going", width/2, 260);
}

function drawInfoScreen() {
  //Manage pause
  if (gameStarted && !gameOver) gamePaused = true;
  //Draw new background
  fill("#000000");
  rect(0, 0, width, height);
  //Draw subheadings & body
  let lMargin = 20;
  let bodyTextSize = 20;
  let headerTextSize = 30;
  let textRestartY = textStartY;
  fill("#FFFFFF");
  textAlign(LEFT);
  let body = [
    ["MOVEMENT", "H"],
    ["Move spaceship with WASD", "B"],
    ["Dash in direction of movement with SHIFT", "B"],
    ["  *You can dash through obstacles", "B"],
    ["  *If stationary, dashes forward", "B"],
    ["TELEPORT", "H"],
    ["Move target with arrow keys", "B"],
    ["Teleport to target with '/'", "B"],
    ["POWERUPS", "H"],
    ["Pick up yellow stars for points", "B"],
    ["Pick up green stars for a shield", "B"],
    ["Pick up blue stars for super-speed", "B"],
    ["Pick up red stars for small hitbox", "B"],
    ["  *or a bigger one, depending on luck", "B"],
    ["SHOOTING", "H"],
    ["Press SPACE to shoot", "B"],
    ["Hold 'H' to charge bullet (increase size)", "B"],
    ["Score a point & instant reload on hit", "B"],
    ["Miss and you'll have to wait for reload", "B"],
    ["CHEAT-CODES", "H"],
    ["Type 'c' for invincibility/cheat-codes", "B"],
    [(cheats) ? "  shhh, they're secret" : "  enable cheats to see them", "B"],
    [(cheats) ? "H-E-L-P: Clear all pedestrians from screen" : "", "B"],
    [(cheats) ? "L-A-S-E-R: Activate laser beam" : "", "B"],
    [(cheats) ? "S-T-O-R-M: Set pedestrian quantity to 99" : "", "B"],
    [(cheats) ? "S-T-R-O-B-E: Make colours strobe" : "", "B"],
    [(cheats) ? "A-R-R-O-W: Piercing bullets" : "", "B"],
    [(cheats) ? "B-U-B-B-L-E: Round the edges a bit" : "", "B"],
    [(cheats) ? "D-O-N-E: Instant win" : "", "B"],
    [(cheats) ? "C-H-E-C-K-E-R-S: Checker board pavement" : "", "B"],
    [(cheats) ? "C-H-E-S-S: Chess board pavement" : "", "B"],
    [(cheats) ? "H-O-L-E-S: Holes in the pavement" : "", "B"],
    [(cheats) ? "S-M-A-L-L: Mini rocket" : "", "B"],
    [(cheats) ? "A-U-T-O: Autopilot - inot perfect..." : "", "B"],
    [(cheats) ? "   ...but better than you" : "", "B"]
  ];
  //Display each line of the body string array, 
  for (let i = 0; i < body.length; i++) {
    //if the line is a heading, use bigger font and add an extra space
    if ( body[i][1] == "H") {
      textSize(headerTextSize);
      textRestartY += bodyTextSize;
    } else {
      textSize(bodyTextSize);
    }
    text(body[i][0], lMargin, textRestartY);
    textRestartY += bodyTextSize;
  }
  //Draw top margin cut-off thing
  fill("#000000");
  rect(0, 0, width, height/5);
  //Draw bottom margin cut-off thing
  fill("#000000");
  rect(0, height-bodyTextSize*1.5, width, bodyTextSize*1.5);
  fill("#FFFFFF");
  rect(50, height-bodyTextSize*1.5, width-100, 2);
  //Draw title
  fill("#FFFFFF");
  rect(width/2-98, height/6-64, 190, 80);
  textAlign(CENTER);
  textSize(70);
  fill("#000000");
  text("HELP", width/2, height/6);
  //Draw paging instructions
  textSize(bodyTextSize);
  fill("#FFFFFF");
  text("Scroll with mouse wheel", width/2, height - bodyTextSize/2);
}

function drawLoadingScreen() {
  //Draw black rectangle over whole screen and loading bar at center, for 2 seconds
  fill(0);
  rect(0, 0, width, height);
  drawBar(150, height / 2, 100, frameCount, frameRateSelected * 2, 0);
}

function drawScore() {
  if (!gameInfo) {
    //Draw score in bottom right corner
    let scorePhrase = "SCORE: " + score;
    textAlign(RIGHT);
    textSize(20);
    fill(0);
    rect(width-textWidth(scorePhrase)-10, height-30, width, height, 10);
    fill(255);
    text(scorePhrase, width-5, height-5);
  }
}

function manageColourScheme() {
  //use actual score, or if in strobe mode, use random number less than 20
  let colourScore = (cheatCodeEffects[3] && scrollRate != 0) ? Math.floor(random(20)) : score;
  //Set colour scheme at less than 5 points
  if (colourScore < 5) revertColourScheme();
  //Change colour scheme at 5 points
  if (colourScore >= 5) {
    titleColour = 255;
    grassColour[0] = "#9804C6";
    grassColour[1] = "#7E12A0";
    grassColour[2] = "#ED871A";
    treeColour[0] = "#086709";
    treeColour[1] = "#24B9ED";
    pavementColour[0] = "#000000";
    pavementColour[1] = "#FFFFFF";
  }
  //Change colour scheme at 10 points
  if (colourScore >= 10) {
    titleColour = 0;
    grassColour[0] =
      grassColour[1] =
      grassColour[2] = "#FFFFFF";
    treeColour[0] = "#086709";
    treeColour[1] = "#24B9ED";
    pavementColour[0] = "#FFFFFF";
    pavementColour[1] = "#ED871A";
  }
  //Change colour scheme at 15 points
  if (colourScore >= 15) {
    titleColour = 255;
    grassColour[0] =
      grassColour[1] =
      grassColour[2] = "#00FF00";
    treeColour[0] =
      treeColour[1] = "#FF0000";
    pavementColour[0] =
      pavementColour[1] = "#0000FF";
    pedestrianColour[0] =
      pedestrianColour[1] =
      pedestrianColour[2] = "#000000";
    pedestrianFlameColour[0] =
      pedestrianFlameColour[1] = "#FFFF00";
  }
  //Change colour scheme at 20 points
  if (colourScore >= 20) {
    revertColourScheme();
    grassColour[0] = 120;
    grassColour[1] = 130;
    grassColour[2] = 140;
    treeColour[0] = 170;
    treeColour[1] = 160;
    pavementColour[0] = 220;
    pavementColour[1] = 210;
    pedestrianColour[0] = 0;
    pedestrianColour[1] = 70;
    pedestrianColour[2] = 100;
    pedestrianFlameColour[0] =
      pedestrianFlameColour[1] = "#FFFFFF";
  }
  //Change colour scheme at 25 points
  if (score >= 25) revertColourScheme();
  //Pavement always white in chess mode
  if (cheatCodeEffects[10]) {
    pavementColour[0] = "#FFFFFF";
    pavementColour[1] = "#FFFFFF";
  }
}

function revertColourScheme() {
  //Revert colours
  titleColour = 0;
  grassColour[0] = "#3FA037";
  grassColour[1] = "#1D8115";
  grassColour[2] = "#2ECB21";
  treeColour[0] = "#9B5909";
  treeColour[1] = "#086709";
  pavementColour[0] = "#BBBFB1";
  pavementColour[1] = "#8C8C8C";
  pedestrianColour[0] = "#818181";
  pedestrianColour[1] = "#AAAAAA";
  pedestrianColour[2] = "#797979";
  pedestrianFlameColour[0] = "#FFCD17";
  pedestrianFlameColour[1] = "#F2822C";
}

//Collision determining function
function determineCollision(
  object1X, object1Y, object1Width, object1Height,
  object2X, object2Y, object2Width, object2Height
  ) {
  //Check each of 4 borders of object 2
  let belowObject2Top = object1Y + object1Height/2 > object2Y - 15 - object2Height/2;
  let aboveObject2Bottom = object1Y - object1Height/2 < object2Y - 15 + object2Height/2;
  let rightOfObject2Left = object1X - object1Width/2 < object2X + object2Width/2;
  let leftOfObject2Right = object1X + object1Width/2  > object2X - object2Width/2;
  //Make overall decision
  let collision =
    belowObject2Top && aboveObject2Bottom && rightOfObject2Left && leftOfObject2Right;
  return collision;
}

//Keeps value within lower and upper bounds, i.e. returns the bound if bound exceeded by value
function within(value, lower, upper) {
  return max(min(value, upper), lower);
}

//Reference: Star Function by processing.org from https://processing.org/examples/star.html, accessed 2022-08-10 (Open-source project)
//Used to give extra detail to shape of powerups, pedestrians, portals and tree bulbs
function star(x, y, radius1, radius2, npoints) {
  //Just use a circle if bubble mode
  if (bubble) {
    circle(x, y, radius1*2);
  } else {
    //Otherwise draw the normal star function, as per processing.org
    noStroke();
    let angle = TWO_PI / npoints;
    let halfAngle = angle/2.0;
    beginShape();
    for (let a = 0; a < TWO_PI; a += angle) {
      let sx = x + cos(a) * radius2;
      let sy = y + sin(a) * radius2;
      vertex(sx, sy);
      sx = x + cos(a+halfAngle) * radius1;
      sy = y + sin(a+halfAngle) * radius1;
      vertex(sx, sy);
    }
    endShape(CLOSE);
  }
}

function keyPressed() {
  managePlayerKeyPresses(key, keyCode);
  manageGameStateKeyPresses(key);
  //Manage various others
  if (key == 'j') jitter = (jitter == 50) ? 0 : 50; //slightly shift the tree rows randomly
  if (key == '=') score += 5; //dev option: change score
  if (key == '-') score -= 5; //^ditto
  if (key == '0') score = 0; //^ditto
}

function managePlayerKeyPresses(key, keyCode) {
  //Set movement direction
  if (key == 'a' || key == 'A') player[2] = -scrollRate;
  if (key == 'd' || key == 'D') player[2] = scrollRate;
  if (key == 'w' || key == 'W') player[3] = -scrollRate;
  if (key == 's' || key == 'S') player[3] = scrollRate;
  //Using the arrow keys in-game moves the teleport target
  if (keyCode == LEFT_ARROW)  player[10] = -scrollRate;
  if (keyCode == RIGHT_ARROW) player[10] = scrollRate;
  if (keyCode == UP_ARROW)    player[11] = -scrollRate;
  if (keyCode == DOWN_ARROW)  player[11] = scrollRate;
  //Teleport
  if (player[10] != 0 || player[11] != 0) targeting = true;
  if (key == '/') teleportNow = true;
  //Charge bullet
  if (key == 'h') charging = true;
  //Fire bullet
  if (key == ' ') shootBullet();
  //Toggle Cheats
  if (key == 'c' && (!gameOver || gameInfo))            cheats = !cheats;
  if (key == 'c' && (!gameOver || gameInfo) && !cheats) powerupShield = 180;
  if (key == 'c' && (!gameOver || gameInfo) && gameWon && !gameContinued) cheatCodeEffects[9] = true;
  if (key == 'c' && (!gameOver || gameInfo) && gameWon) gameContinued = true;
  //Manage cheatcodes
  for (let i = 0; i < codes.length; i++) {
    if (key == codes[i][cheatCodeCounters[i]]) cheatCodeCounters[i]++;
    else cheatCodeCounters[i] = 0;
  }
}

function manageGameStateKeyPresses(key) {
  //Open/close info screen
  if (key == 'i') gameInfo = !gameInfo;
  //Begin game
  if (key == 'b' && !gameStarted && !gameInfo && (true || frameCount > frameRateSelected * 2)) gameStartUp = true;
  //Pause game
  if (key == 'p' && !gameOver && gameStarted && cheatCodeCounters[0] != 3) gamePaused = !gamePaused;
  if (key == 'p' && !gameOver && gameStarted && cheatCodeCounters[0] != 3 && !gamePaused) scrollRate = speed;
  //Restart game
  if (key == 'r' && gameOver) gameStartUp = true;
  //Return to menu
  if (key == 'm' && gameOver) returnToMenu();
  //Scroll info screen with UP and DOWN keys
  if (keyCode == DOWN_ARROW && gameInfo) textStartY++;
  if (keyCode == UP_ARROW && gameInfo) textStartY--;
  //Change difficulty (UP and RIGHT to the same thing, same with DOWN and LEFT)
  if ((keyCode == UP_ARROW ||   keyCode == RIGHT_ARROW) && !gameStarted && !gameInfo) difficulty = min(6, difficulty + 1);
  if ((keyCode == DOWN_ARROW || keyCode == LEFT_ARROW) && !gameStarted && !gameInfo)  difficulty = max(1, difficulty - 1);
}

function keyReleased() {
  //Stop player movement on key release
  if (((key == 'a' || key == 'A') && player[2] != scrollRate) || ((key == 'd' || key == 'D') && player[2] != -scrollRate)) player[2] = 0;
  if (((key == 'w' || key == 'W') && player[3] != scrollRate) || ((key == 's' || key == 'S') && player[3] != -scrollRate)) player[3] = 0;
  //Stop teleport target movement on key release
  if ((keyCode == LEFT_ARROW && player[10] != scrollRate) || (keyCode == RIGHT_ARROW && player[10] != -scrollRate)) player[10] = 0;
  if ((keyCode == UP_ARROW && player[11] != scrollRate) || (keyCode == DOWN_ARROW && player[11] != -scrollRate)) player[11] = 0;
  //Stop bullet charging
  if (key == 'h') charging = false;
  //Dash on shift release
  if (keyCode == SHIFT) dashPlayer();
}

function mouseWheel(scroll) {
  //Enable mouse scroll of info screen
  textStartY -= scroll.deltaY / 3;
  // console.log(scroll.deltaY);
  //Bounds checking
  textStartY = max(min(textStartY, 150), 0)
}
// ── style.css
html, body {
  margin: 0;
  padding: 0;
}

main {
  height: 100vh;
  display: flex;
  justify-content: center;
  align-items: center;
  /* border: 1px solid red; */
}

canvas {
  display: block;
  border: 2px solid black;
}
